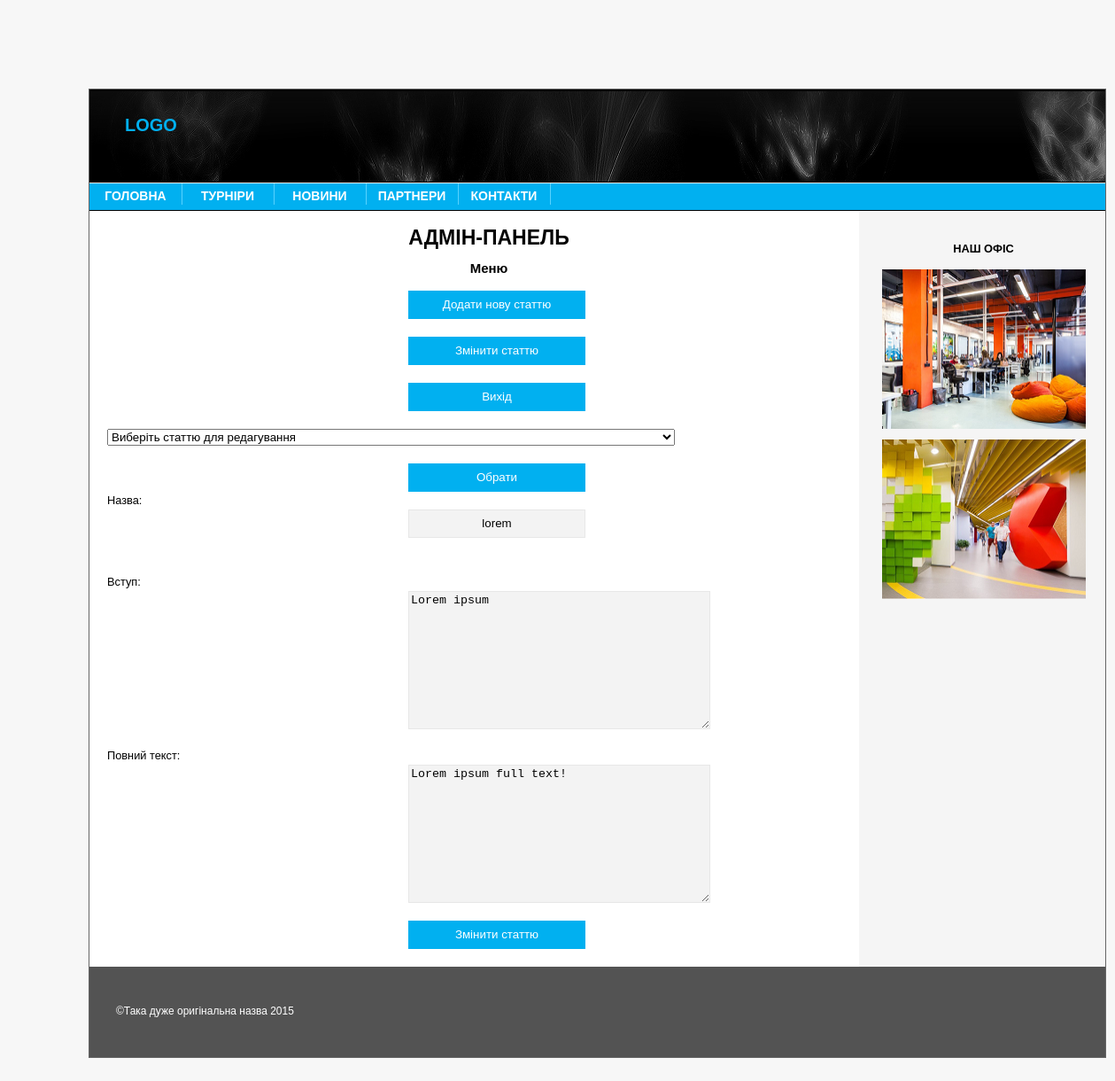
The app's page /admin/editarticle.php?choiser=lorem (signed in) with its own data.
### tables this page shows
CREATE TABLE `articles` (
  `id` int(11) UNSIGNED NOT NULL,
  `title` text NOT NULL,
  `introtext` text NOT NULL,
  `fulltext` text NOT NULL
);

### admin/editarticle.php (the view, shortened to what this page needs)
<?php
require_once "start.php";
require_once "../phpcode/script_php.php";
?>
<!DOCTYPE html PUBLIC "-//W3C//DTD XHTML 1.0 Transitional//EN" "http://www.w3.org/TR/xhtml1/DTD/xhtml1-transitional.dtd">
<html xmlns="http://www.w3.org/1999/xhtml" xmlns="http://www.w3.org/1999/html">
<head>
    <link href="../style.css" rel="stylesheet" type="text/css" /></head>
<body>
<div id="header">
    <div id="logo"><a href="#">LOGO </a>
    </div>
    <div id="menu">
        <ul>
            <li><a href="../index.php">Головна</a></li>
            <li><a href="../tournaments.php">Турніри</a></li>
            <li><a href="../news.php">Новини</a></li>
            <li><a href="../partners.php">Партнери</a></li>
            <li><a href="../contacts.php">Контакти</a></li>
        </ul>
    </div>
</div>
<div id="main">
    <div id="sidebar">
        <p><strong>НАШ ОФІС</strong></p>
        <p><a href="../images/office_b.png"><img src="../images/office.png" width="230" height="180" alt="Our offices"></a></p>
        <p><a href="../images/office2_b.png"><img src="../images/office2.png" width="230" height="180" alt="Our offices"></a></p>
    </div>
    <div id="text" >
        <?php
        require_once"blocks/menu.php";
        ?>
        <form action="" name="editarticle" method="post">
            <?php
            $dbc->getAllArticlesTitle();
                    $db = $dbc->connectDB();
                    $sql = "SELECT * FROM `articles` WHERE `title` ='$_REQUEST[choiser]'";
                    $result = $db->query($sql);
                    if ($result != false)
                    {
                        $result_set = $result->fetch_assoc();
                        echo "<br>Назва: <br> <input type='text' name='title' readonly value='$result_set[title]' ><br><br>";
                        echo "<br>Вступ: <br> <textarea name='introtext' cols='40' rows='10' >". $result_set['introtext'] . "</textarea><br><br>";
                        echo " Повний текст: <br> <textarea  name='fulltext' cols='40' rows='10' >". $result_set['fulltext'] ."</textarea><br><br>";
                        echo "<button type='submit' name='newarticle'>Змінити статтю</button><br><br>";
                    }
            ?>
        </form>
    </div>
</div>
<div id="footer">
    <div id="left_footer">&copy;Така дуже оригінальна назва 2015 </div>
    <div id="right_footer">
    </div>
</div>
</body>
</html>

### style.css (style rules this page uses)
a { color:#018BC1; }
#header { background:url(images/header_bckg.jpg)no-repeat left top #000; }
#logo { padding:30px 0 0 40px; height:75px; color:#fff; }
#logo a { color:#01b0f0; text-decoration:none; font-weight:bold; font-size:20px; text-transform:uppercase; }
#menu { background:#01b0f0; height:30px; border-bottom:1px solid #000; border-top:1px solid #e8e8e8; }
#menu ul { margin:0; padding:0; }
#menu ul li { display:inline-block; float:left; width:104px; list-style:none; text-align:center; }
#menu a { display:block; float:left; width:104px; color:#fff; font-size:14px; text-transform:uppercase; font-weight:bold; text-decoration:none; padding-top:4px; border-right:1px solid #59d2fe; }
#text { width: 1127px; margin: 0 0px 0 20px; }
#sidebar { text-align: center; margin-right: 0px; float:right; width:235px; padding: 0 20px 0 10px; }
#sidebar a { color: #ffffff; text-decoration: none; }
#main { float: left; background:url(images/sidebar_bckg.gif) repeat-y top right #fff; padding:20px 0 0 0; }
input[type="text"] { margin-left: 340px; width: 178px; text-align: center; background-color: #f3f3f3; border: 1px solid #e7e7e7; height: 30px; color: black; padding: 0 10px; vertical-align: top; }
textarea { margin-left: 340px; background-color: #f3f3f3; border: 1px solid #e7e7e7; }
button { margin-left: 340px; width: 200px; text-align: center; background:#01b0f0; color: #ffffff; border: none; height: 32px; font-family: 'Oswald', sans-serif; }
#footer { background:#535353; height:102px; clear:both; }
#left_footer { float:left; padding:40px 0 0 30px; color:#fff; font-size:12px; }
#right_footer { float:right; padding:40px 30px 0 0; color:#fff; font-size:12px; text-align:right; }

### records on screen
articles: title "lorem", introtext "Lorem ipsum", fulltext "Lorem ipsum full text!"
